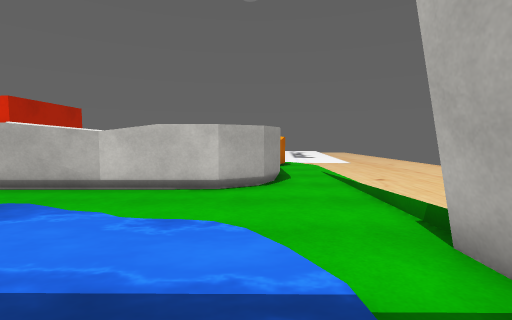
view 1 (above)

24 first-person views from a walk through a Unity game level. The camera is 1.2 m above the floor, tilts 4° down and sees 85° across. The floor is counted in squares, 1 m on a side. Each view is taken from the middle of a square. On the plan, view 1 faces up. The plan holds only what a view shows up to about 13 squares ahead; the rest is blank. The place goes on beyond the plan. Some surface patterns are stand-ins.

view 2
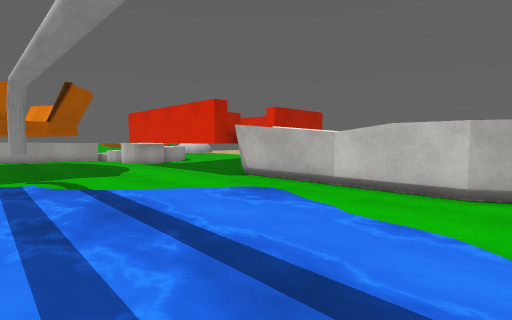

view 3
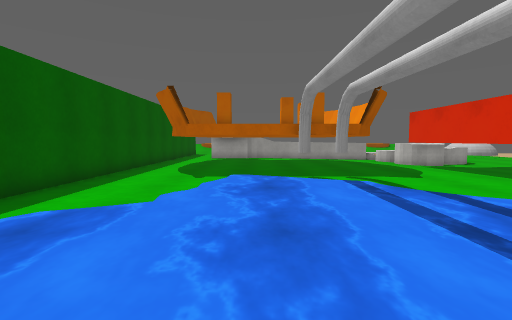

view 4
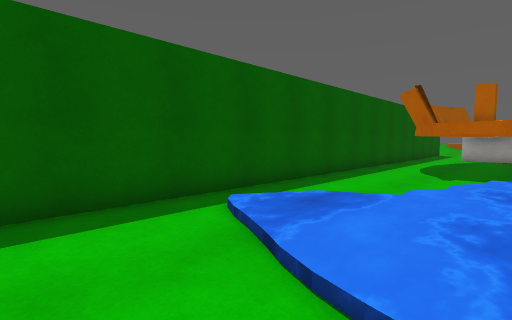

view 5
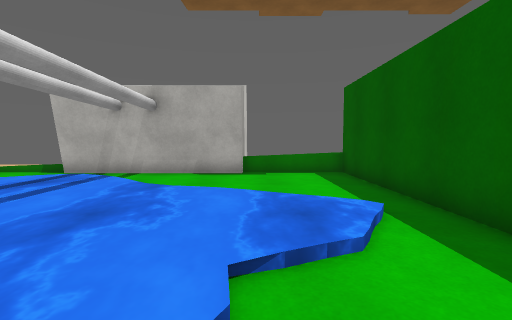

view 6
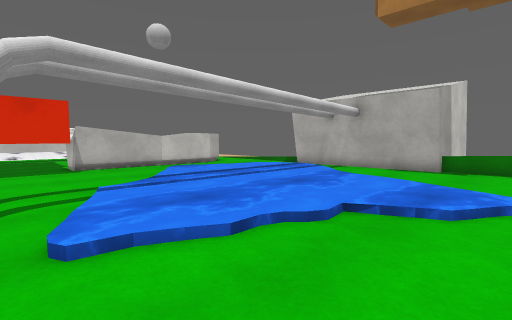

view 7
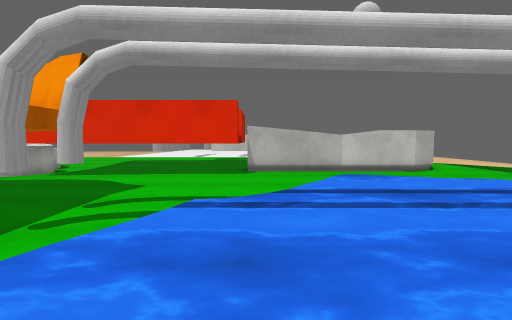

view 8
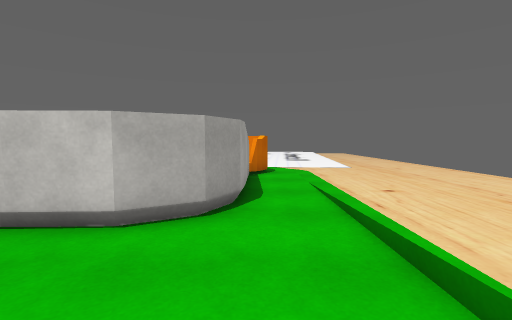

view 9
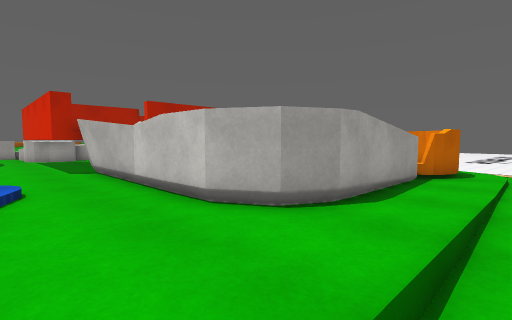

view 10
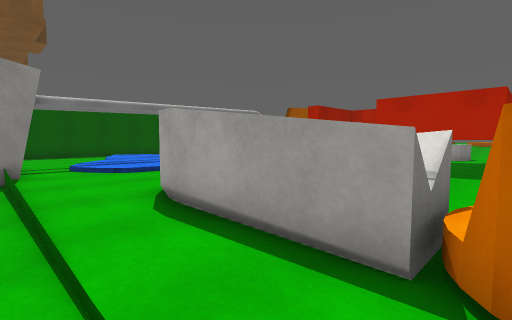

view 11
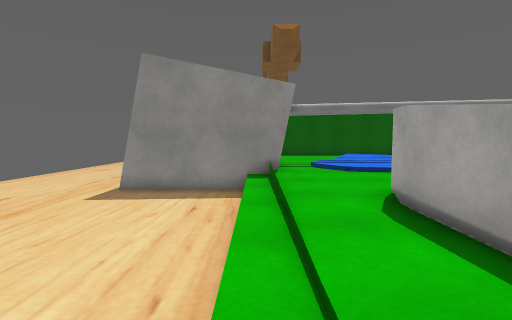

view 12
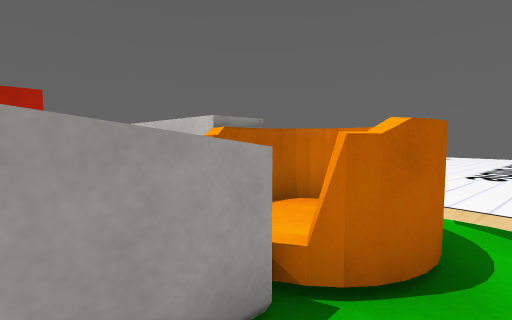

view 13
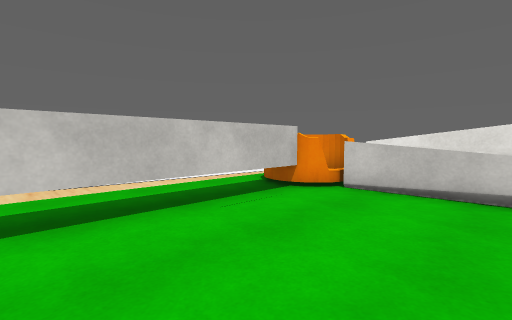

view 14
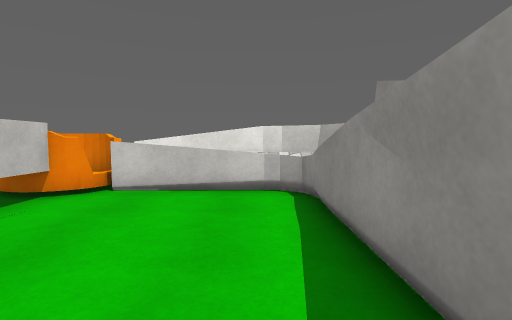

view 15
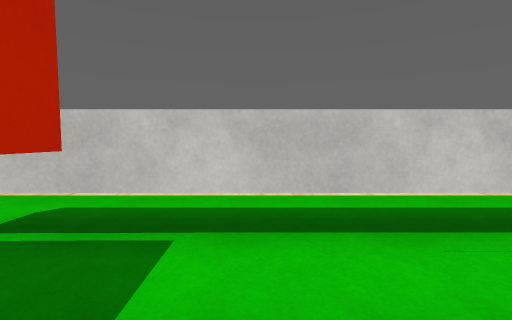

view 16
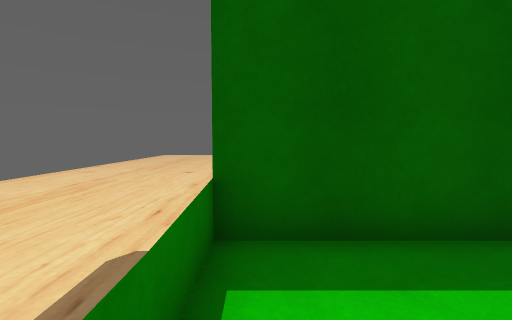

view 17
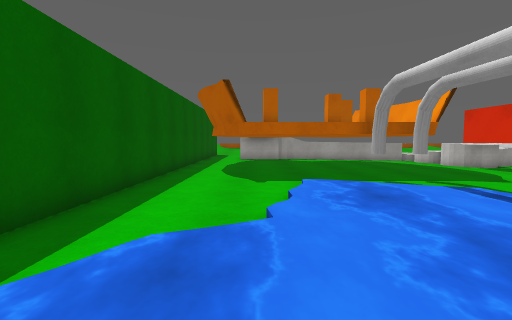

view 18
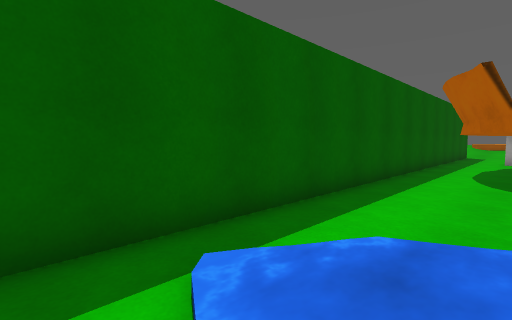

view 19
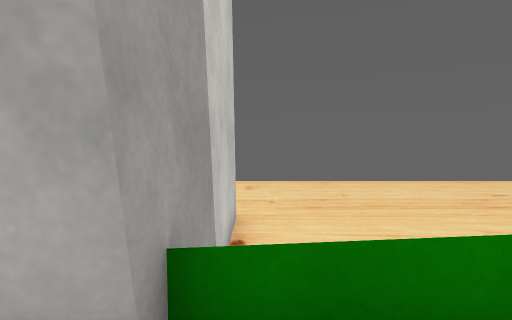

view 20
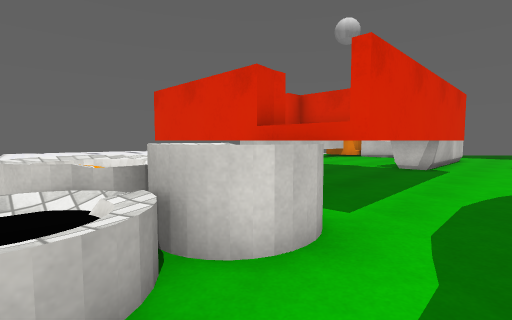

view 21
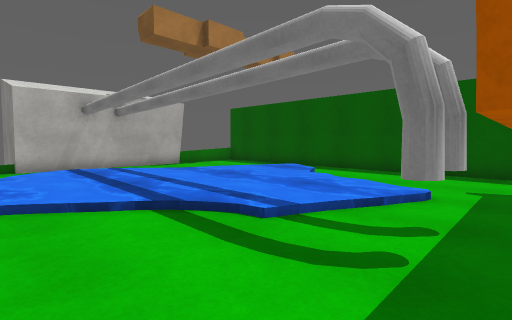

view 22
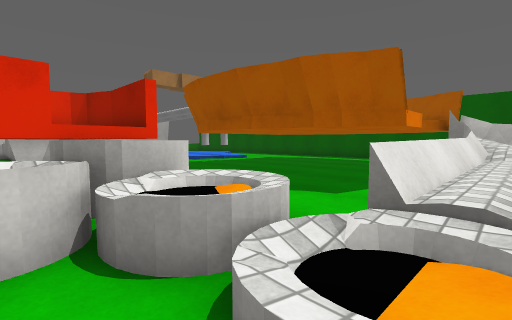

view 23
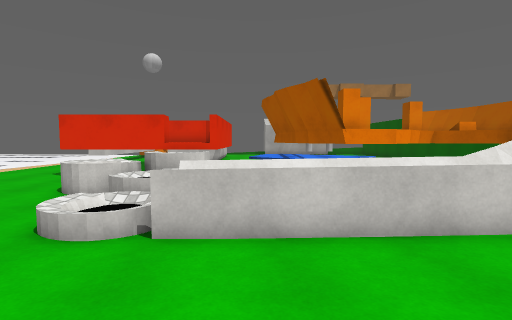

view 24
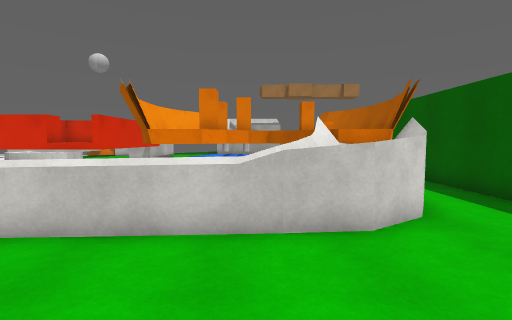

### Floor plan
Key: @ floor where view 1 was taken; # wall or solid block; x gap in a wall; . main floor; : floor 0.25 m higher than the main floor; - floor 0.25 m lower than the main floor; + floor 1.75 m higher than the main floor; / step, stairs or slope; = window, fence, low wall or low ledge; ~ water the walk can cross; ^ raised ledge; v drop or lower ground; T thing the floor can be seen under or through; O other object.
Columns run from 27 left of view 1 to 6 right of it. Each row starts with its distance up from view 1.
 17                             vv
 16                 /////////////-  vv
 15             ..  ...........OO/-vvv
 14            ...   .TTTTTTTTT:O.-vvv
 13           ....    ........O:O.-vvv
 12         ....#      #.......^#.-vvv
 11        .... #      #.......^#.-vvv
 10       ---^= #      #.......^#.-vvv
  9      ---^^^ #   #  x.......^#.-vvv
  8     ./O-^^#^#^  #  ^^^^##^^^..-vvv
  7    .-//=^^^ ^   #  ^^^^^####..-vvv
  6   ..-//-^=^=x#######..........-vvv
  5   ..-==-......................-vvv
  4 / ..-==................~~.....-vvv
  3   ..-==. ####TTT......~~~~~~.#####
  2   ...==.##     TT....~~~~~~~.#
  1   ...=###       +#..~~~~~~~~.#
  0   ...=###   ^    #.~~~~~~~~@.#
 -1 / ...## ##  ^   +..~~~~~~~~..#
 -2   ...####       +.~~~~~~~~...#
 -3   ...#=##       +..~~~~~~~...##
 -4    ..##=#       +.....~~~.....vvvv
 -5     ...####   ###.....~~~.....v  v
 -6      ....=##.##...............v  v
 -7       ........................vvvv
 -8        ^^^^^^^^^^^^^^^^^^^^^^# vvv
 -9                                vvv
-10                                vvv
-11                                vvv
-12                                vvv

Positions as (right, up) in squares from view 1, and headings:
1: (0, 0), facing up
2: (0, 0), facing up-left
3: (-1, -2), facing left
4: (0, -2), facing down-left
5: (-8, -4), facing right
6: (-10, -6), facing up-right
7: (-7, -4), facing up
8: (1, 3), facing up
9: (3, 4), facing up-left
10: (3, 13), facing down-left
11: (3, 13), facing down
12: (2, 11), facing up-left
13: (-7, 9), facing up-right
14: (-7, 9), facing right
15: (-6, 10), facing up
16: (2, -4), facing down
17: (-2, -4), facing left
18: (-2, -4), facing down-left
19: (1, -4), facing right
20: (-19, 4), facing up-right
21: (-11, 4), facing down-right
22: (-22, 9), facing down-right
23: (-27, 4), facing right
24: (-27, -1), facing right
